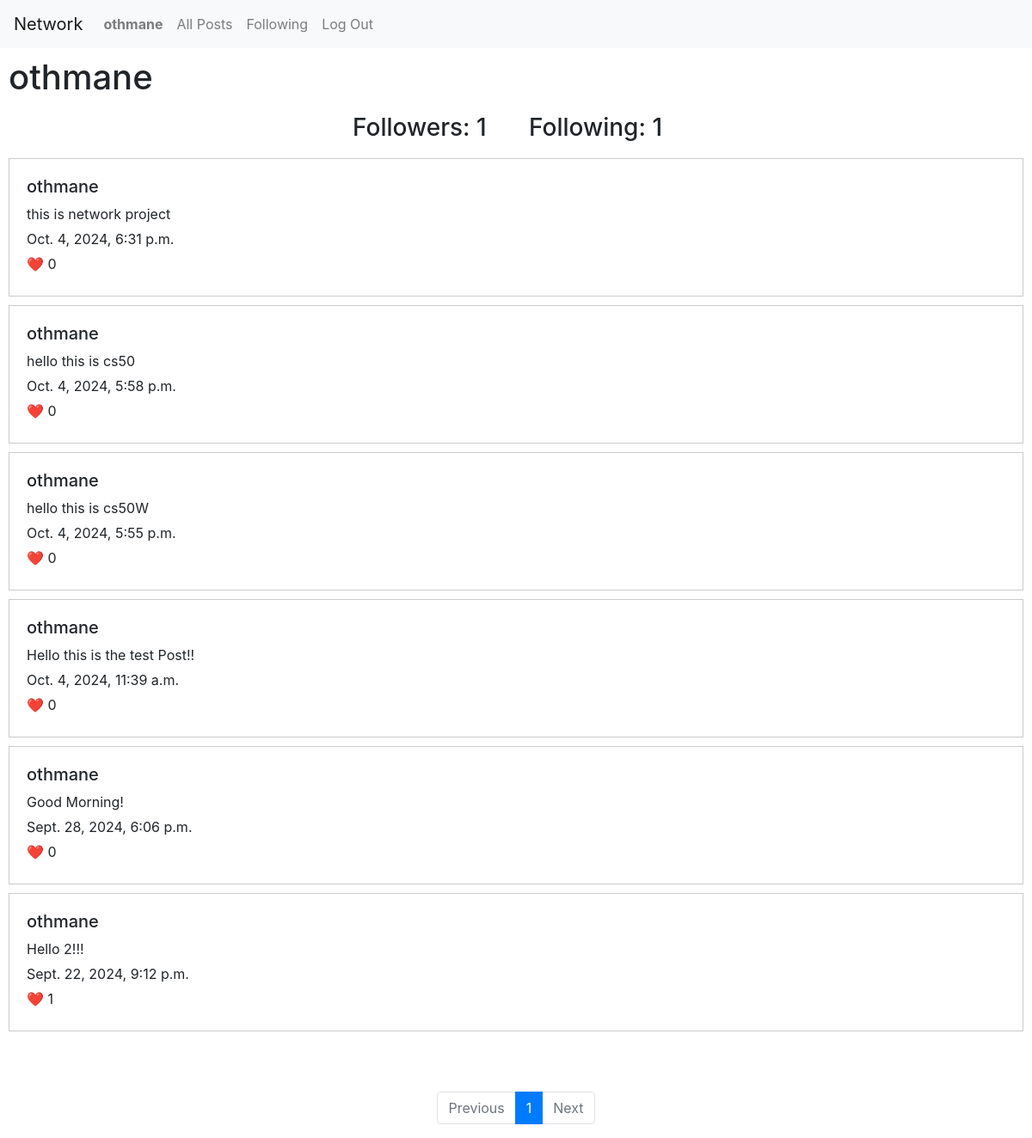
The app's page /profile/2/ (signed in) with its own data.
### network/models.py (models this page shows, shortened)
class User(AbstractUser):
    pass

class Posts(models.Model):
    text = models.CharField(max_length=300)
    user = models.ForeignKey(User, on_delete=models.CASCADE, related_name="tweet")
    date = models.DateTimeField(auto_now_add=True)
    likes = models.PositiveBigIntegerField(default=0)

### network/views.py (the view)
# urls.py: path("profile/<int:profile_id>/", views.profile, name="profile"),
def profile(request, profile_id):
    user = User.objects.get(pk=profile_id)
    tweets = Posts.objects.filter(user=user).order_by("date").reverse()
    followers = user.followed.count()
    following = user.follower.count()
    if profile_id != request.user.id:
        button = "yes"
    else:
        button = "no"
    if Follow.objects.filter(user=request.user, user_followed=user):
        follow = "yes"
    else:
        follow = "no"
    p = Paginator(tweets, 10)
    page_number = request.GET.get('page')
    page_obj = p.get_page(page_number)
    return render(request, "network/profile.html", {
        "followers": followers,
        "following": following,
        "user": user,
        "button": button,
        "follow": follow,
        "pages": page_obj
    })

### network/templates/network/profile.html (shortened to what this page needs)
{% extends "network/layout.html" %}
{% block body %}
    <h1> {{user}} </h1>
    {% if user.is_authenticated %}
        <div class="profile-follow">
            <div class="row d-flex justify-content-center">
                <h3 class="col-2">Followers: {{followers}} </h3>
                <h3 class="col-2">Following: {{following}} </h3>
            </div>
        </div>
        {% for tweet in pages %}
            <div class="posts" style="padding: 20px; margin: 10px; border: 1px solid #ccc;">
                <h5> {{tweet.user}} </h2>
                <p style="margin: 5px 0;"> {{tweet.text}} </p>
                <p style="margin: 5px 0;"> {{tweet.date}} </p>
                <p style="margin: 5px 0;">❤️ {{tweet.likes}} </p>
            </div>
        {% endfor %}
            <ul class="pagination d-flex justify-content-center">
                {% if pages.has_previous %}
                    <li class="page-item">
                        <a class="page-link" href="?page={{ pages.previous_page_number }}" tabindex="-1" aria-disabled="true">Previous</a>
                    </li>
                {% else %}
                    <li class="page-item disabled">
                        <a class="page-link" href="#" tabindex="-1" aria-disabled="true">Previous</a>
                    </li>
                {% endif %}
                <li class="page-item active" aria-current="page">
                    <a class="page-link" href="#"> {{pages.number}}  </a>
                </li>
                {% if pages.has_next %}
                    <li class="page-item">
                        <a class="page-link" href="?page={{ pages.next_page_number }}" tabindex="-1" aria-disabled="true">Next</a>
                    </li>
                {% else %}
                    <li class="page-item disabled">
                        <a class="page-link" href="#" tabindex="-1" aria-disabled="true">Next</a>
                    </li>
                {% endif %}
            </ul>
    {% endif %}
{% endblock %}

### network/templates/network/layout.html (shortened to what this page needs)
{% load static %}
<!DOCTYPE html>
<html lang="en">
    <head>
        <link rel="stylesheet" href="https://stackpath.bootstrapcdn.com/bootstrap/4.4.1/css/bootstrap.min.css">
        <link href="{% static 'network/styles.css' %}" rel="stylesheet">
        <link rel="stylesheet" href="https://cdnjs.cloudflare.com/ajax/libs/font-awesome/4.7.0/css/font-awesome.min.css">
    </head>
    <body>
        <nav class="navbar navbar-expand-lg navbar-light bg-light">
            <a class="navbar-brand" href="#">Network</a>
            <div>
              <ul class="navbar-nav mr-auto">
                {% if user.is_authenticated %}
                    <li class="nav-item">
                        <a class="nav-link" href="{% url 'profile' profile_id=user.id %}"><strong>{{ user.username }}</strong></a>
                    </li>
                {% endif %}
                <li class="nav-item">
                  <a class="nav-link" href="{% url 'index' %}">All Posts</a>
                </li>
                {% if user.is_authenticated %}
                    <li class="nav-item">
                        <a class="nav-link" href="{% url 'following' %}">Following</a>
                    </li>
                    <li class="nav-item">
                        <a class="nav-link" href="{% url 'logout' %}">Log Out</a>
                    </li>
                {% endif %}
              </ul>
            </div>
          </nav>
        <div class="body">
            {% block body %}
            {% endblock %}
        </div>
    </body>
</html>

### network/static/network/styles.css (style rules this page uses)
h1 { padding: 10px; }

### records on screen
User: username "othmane"
Posts: user "othmane", text "this is network project", date "Oct. 4, 2024, 6:31 p.m.", likes "0"
Posts: user "othmane", text "hello this is cs50", date "Oct. 4, 2024, 5:58 p.m.", likes "0"
Posts: user "othmane", text "hello this is cs50W", date "Oct. 4, 2024, 5:55 p.m.", likes "0"
Posts: user "othmane", text "Hello this is the test Post!!", date "Oct. 4, 2024, 11:39 a.m.", likes "0"
Posts: user "othmane", text "Good Morning!", date "Sept. 28, 2024, 6:06 p.m.", likes "0"
Posts: user "othmane", text "Hello 2!!!", date "Sept. 22, 2024, 9:12 p.m.", likes "1"

### other values on screen
{{ followers }} "1"
{{ following }} "1"
{{ pages.number }} "1"
